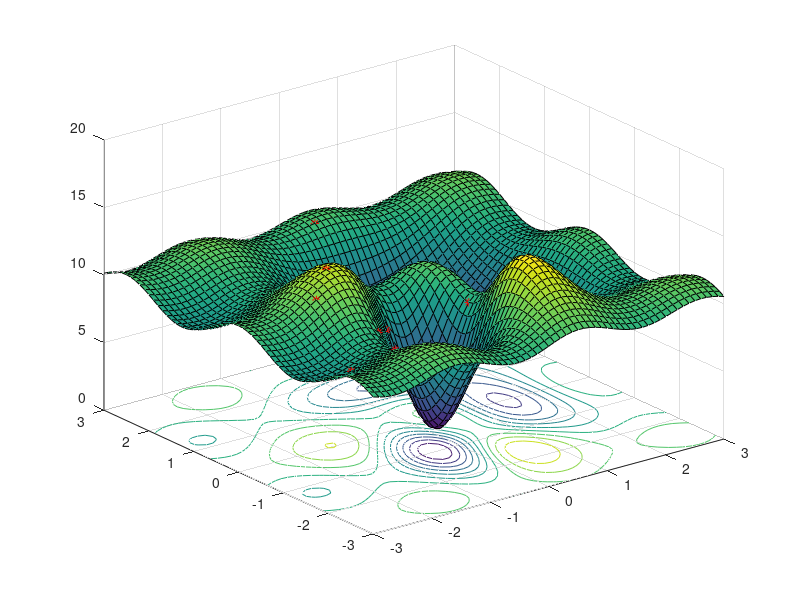

Write MATLAB code to recreate this figure. (Note: this script raises an error after producing the figure.)
% programa que encuentra el minimo global, mediante algoritmos geneticos
close all
clear all
clc
% definimos el dominio de los parámetros
dm1 = 0.1;
dm2 = 0.1;
m1 = -3:dm1:3;
m2 = -3:dm2:3;
[M1, M2] = meshgrid(m1, m2);
% definimos la superficie de costo
Z1=6*(M1/6-M1.^3-M2.^5).*exp(-(M1-1/2).^2-M2.^2);
Z2=2*exp(-(M1+1).^2-M2.^2);
Z3=-6*(1-M1).^2.*exp(-(2*M1.^2)-(M2+1).^2);
Z4=1/2*sin(3*M1)+cos(5/2*M2);
FA=Z1+Z2+Z3+Z4+10;
figure(1)
surfc(M1,M2,FA)
% Convertimos el dominio de los parametros a un dominio 
% de enteros, donde cada coordenada es  expresada como una
% combinación de números enteros.
np1 = length(m1);
np2 = length(m2);
% dominio de enteros que es un vector de enteros ordenados
dep1 = 1:np1;
dep2 = 1:np2;
% Definímos el número de parámetros a invertir.
np= 2;
% Definimos la longitud del cromosoma
% un cromosoma es la expresión en formato binario de un parámetro
% un crommosoma también es la expresion en formato binario de cada
% elemento del vector de enteros.
% ¨La extención del cromosoma es el número de posiciones fijas para
%  el formato binario"
LCR = 10;
% definimos la longitud del padre
% el padre esta conformado por la concatenación de los parámetros
% en formato binario 
% ejemplo
% para la línea recta se tiene 2 parámetros por lo tanto el padre
% estará conformado por 2 parametros en formato binario
% y = m1 + m2*x
% padre = (m1,m2)
% m1 = [aaaaaaaaaa] m2 = [bbbbbbbbbb] padre = [aaaaaaaaaa bbbbbbbbbb];
%  y = m1 + m2*x + m3x^2
% padre = [m1,m2,m3]
% m1 = [aaaaaaaaaa] m2 = [bbbbbbbbbbb] m3=[cccccccccc]
% padre para el caso parabola = [aaaaaaaaaaa bbbbbbbbbb cccccccccc]
% por lo tanto la longitud del padre es de la longitud del cromosoma LCR 
% por el numero de parámetros
LP = LCR * np;

% concepto de generaciones
% es el numero de iteraciones que controla el ciclo externo o ciclo
% principal

generaciones = 120; % con cuantas generaciones seconsigue 
mutacion = 0.5; % el indice de probabilidad con el que puede "mutar"
% pareja 
% el concepto de pareja se refiere a cada individuo de la población
% inicial al cual se le asignará otro individuo para formar un par
% podemos describir el numero de parejas como el número de individuos
parejas = 10;

% módulo 1
% seleccionamos un conjunto de parejas de manera aleatoria para 
% tomarlas como modelo inicial


for c1 = 1:parejas
    mi1(c1,1)=fix(rand*np1)+1;
    mi2(c1,1)=fix(rand*np2)+1;
end

% evaluamos los parámetros iniciales en la superficie de costo
MI1 = m1(mi1);
MI2 = m2(mi2);


Z1=6*(MI1/6-MI1.^3-MI2.^5).*exp(-(MI1-1/2).^2-MI2.^2);
Z2=2*exp(-(MI1+1).^2-MI2.^2);
Z3=-6*(1-MI1).^2.*exp(-(2*MI1.^2)-(MI2+1).^2);
Z4=1/2*sin(3*MI1)+cos(5/2*MI2);
FIA=Z1+Z2+Z3+Z4+10;
figure(1)
hold on
plot3(MI1,MI2,FIA,'*r')
% modulo 2
% convertimos de decimal a binario y utilizamos el concepto de 
% cromosoma cada parámmetro está asociado a un cromosoma
% m1 ---> cromosoma1
% m2 ---> cromosoma2
% m3 ---> cromosoma3
% Convertimos los parámetros iniciales a formato binario
crom1 = dec2bin(mi1, LCR);
crom2 = dec2bin(mi2, LCR);

% modulo 3
% formamos los padres 
% el padre es la concatenación de los parámetros que define
% un problema directo
% padre = [m1,m2] ---> formato binario padre = [crom1,crom2]

for c1 = 1:parejas
    padres(c1,:)=[crom1(c1,:),crom2(c1,:)];
end


% modulo 4
% pasamos de un vector ordenado a un vector aleatorio 
% en este momento tenemos 10 parejas compuestas por crom1 y crom2
% (no 10 pares)

p_comb = vale(parejas);
% modulo 5
% separamos en padre y madre para formar los pares
% la asignacion de sexo es completamente aleatoria
for c1= 1:parejas/2
    padre(c1,:)= padres(p_comb(c1*2-1),:);
    madre(c1,:)= padres(p_comb(c1*2),:);
end

% modulo 6 
% cruza de parejas
% seleccionamos un gen de manera aleatoria y realizamos la cruza
% la combinacion genética (cruza)
% cada elemento del vector de cromosomas lo denominamos gen
% los cromosomas estan compuestos por genes
% los elementos binario ( 0 o 1) que conforman al cromosoma lo
% denominamos gen
% parametros    cromosoma       gen
% m1 --->     [110101011001]  -->1
% m2 --->     [010101010001]  -->0
% padre--->   [110101011001 010101010001]
% cuando asignamos un sexo entonces podemos hablar de padre o madre
% padre --> [110101011001 010101010001]
% madr ---> [110101011001 010101010001]
% dependiendo el vector aleatorio se le asigna un sexo 
% realizamos la cruza a partir de padre y madre para generar 2
% hijos 
% la cruza siempre generara 2 hijos 
% el hijo 1 [1 10101011001 010101010001]
% el hijo 2 [1 10101011001 010101010001]
for c1 = 1:parejas/2
    a = fix(rand*(LP-1))+1;
    hijo1(c1,:) = [padre(c1,1:a),madre(c1,a+1:LP)];
    hijo2(c1,:) = [madre(c1,1:a),padre(c1,a+1:LP)];
end

% modulo 7
% separamos los hijos en cromosomas
% los hijos tienen el mínimo número de cromosomas que los padres
% y el mismo numero de génes
for c1 = 1:parejas/2
    crom1(c1*2-1,:)=hijo1(c1,1:LCR);
    crom1(c1*2,:)=hijo2(c1,1:LCR);
    crom2(c1*2-1,:)=hijo1(c1,LCR+1:LCR*2);
    crom2(c1*2,:)=hijo2(c1,LCR+1:LCR*2);
end

% modulo 8 
% realizamos la mutación en función de un número aleatorios 
% y el parámetro de mutación
% para el parámetro m1(cromosoma1)
for c1 =1:parejas
    a = rand;
    if a< mutacion
        gen = fix(rand*LCR)+1;
        n = crom1(c1,gen);
        switch n
            case '1'
                crom1(c1,gen)='0';
            case '0'
                crom1(c1,gen)='0';
        end
    end
    

    % if rand < mutacion
    %     crom1(c1,:) = ~crom1(c1,:); % Mutate the chromosome by flipping bits
    % end

end

% para el parametro 2 m2
for c1 =1:parejas
    a = rand;
    if a< mutacion
        gen = fix(rand*LCR)+1;
        n = crom2(c1,gen);
        switch n
            case '1'
                crom2(c1,gen)='0';
            case '0'
                crom2(c1,gen)='0';
        end
    end
    
end
% modulo 9

% mutacion es el cambio de paridad de un gen elegido de manera aleatoria
% dentro de un cromosoma que cumple una condicion de probabilidad 
% que el numero aleatorio a<mutacion
m1h = bin2dec(crom1);
m2h = bin2dec(crom2);

% verificamos que el dominio de enteros se encuentre dentro del rango
% del estudio
% para el parametro 1  m1
for c1=1:parejas
    if (m1h(c1)>np1 || m1h(c1)==0)
        m1h(c1)=fix(rand*np1)+1;
    end
end

% para el parametro 2 m2
for c1=1:parejas
    if (m2h(c1)>np1 || m2h(c1)==0)
        m2h(c1)=fix(rand*np2)+1;
    end
end

% la poblacion final es el conjunto de padres e hijos en un mismo
% vector
m1total=[mil;m1h];
% la población total se compone de los padres y los hijos
m2total = [mi2; m2h];
% evaluamos los parametros en la superficie de costo
mi1 = m1(m1total);
mi2 = m2(m2total);
